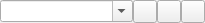
<?xml version="1.0" encoding="UTF-8"?>
<ui version="4.0">
 <class>SearchBar</class>
 <widget class="QWidget" name="SearchBar">
  <property name="geometry">
   <rect>
    <x>0</x>
    <y>0</y>
    <width>205</width>
    <height>20</height>
   </rect>
  </property>
  <property name="sizePolicy">
   <sizepolicy hsizetype="Expanding" vsizetype="Preferred">
    <horstretch>0</horstretch>
    <verstretch>0</verstretch>
   </sizepolicy>
  </property>
  <property name="windowTitle">
   <string>Form</string>
  </property>
  <layout class="QGridLayout" name="gridLayout">
   <property name="margin">
    <number>0</number>
   </property>
   <property name="spacing">
    <number>0</number>
   </property>
   <item row="0" column="0">
    <widget class="QComboBox" name="searchText">
     <property name="sizePolicy">
      <sizepolicy hsizetype="Expanding" vsizetype="Fixed">
       <horstretch>0</horstretch>
       <verstretch>0</verstretch>
      </sizepolicy>
     </property>
     <property name="editable">
      <bool>true</bool>
     </property>
     <property name="insertPolicy">
      <enum>QComboBox::InsertAtTop</enum>
     </property>
    </widget>
   </item>
   <item row="0" column="1">
    <widget class="QToolButton" name="caseSensitive">
     <property name="text">
      <string/>
     </property>
     <property name="icon">
      <iconset resource="../resource.qrc">
       <normaloff>:/resources/case-sensitive.png</normaloff>:/resources/case-sensitive.png</iconset>
     </property>
     <property name="checkable">
      <bool>true</bool>
     </property>
    </widget>
   </item>
   <item row="0" column="2">
    <widget class="QToolButton" name="regex">
     <property name="text">
      <string/>
     </property>
     <property name="icon">
      <iconset resource="../resource.qrc">
       <normaloff>:/resources/regular-expression.png</normaloff>:/resources/regular-expression.png</iconset>
     </property>
     <property name="checkable">
      <bool>true</bool>
     </property>
    </widget>
   </item>
   <item row="0" column="3">
    <widget class="QToolButton" name="direction">
     <property name="text">
      <string/>
     </property>
     <property name="icon">
      <iconset resource="../resource.qrc">
       <normaloff>:/resources/view_sort_ascending.png</normaloff>
       <normalon>:/resources/view_sort_descending.png</normalon>:/resources/view_sort_ascending.png</iconset>
     </property>
     <property name="checkable">
      <bool>true</bool>
     </property>
    </widget>
   </item>
  </layout>
 </widget>
 <resources>
  <include location="../resource.qrc"/>
 </resources>
 <connections/>
</ui>
